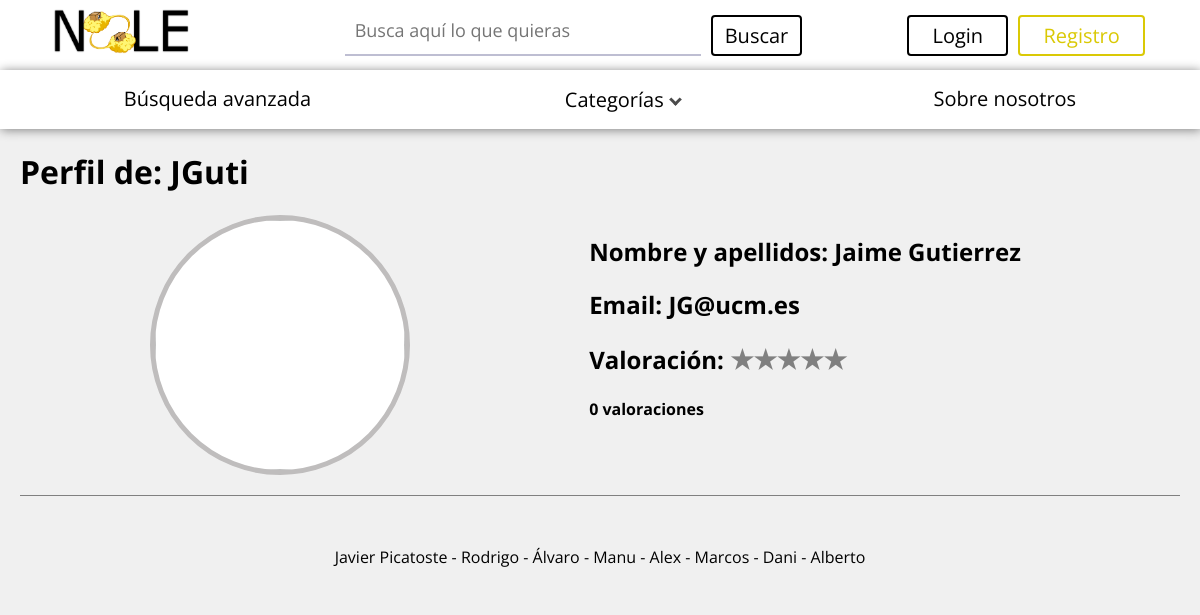
The app's page /perfilVisitante.php?nickname=JGuti with its own data.
### tables this page shows
CREATE TABLE `usuario` (
  `Nombre` varchar(20) NOT NULL,
  `Apellido` varchar(20) NOT NULL,
  `Nickname` varchar(20) NOT NULL,
  `Pass` varchar(260) NOT NULL,
  `Correo` varchar(50) NOT NULL,
  `Activo` tinyint(1) NOT NULL DEFAULT '1',
  `Foto` varchar(100) NOT NULL,
  `Valoracion` decimal(10,0) NOT NULL,
  `Numvaloraciones` int(10) NOT NULL
);

### include/UsuarioSA.php (called while the page is built, shortened)
<?php
require_once('UsuarioDAO.php');
require_once('UsuarioTransfer.php');
class UsuarioSA {
    protected $dao;
    public function mostrarUsuario(UsuarioTransfer $usuario) {
      if(!$this->dao){
           $this->dao = new UsuarioDAO();
      }
      $aux = $this->dao;
      return $aux->getUsuario($usuario);
    }
}
?>

### include/UsuarioTransfer.php (called while the page is built, shortened)
<?php
class usuarioTransfer {
    private $Nickname;
    private $nombre;
    private $apellido;
    private $correo;
    private $activo;
    private $numValoraciones;
     public function __construct( $Nickname, $nombre, $apellido, $pass, $correo, $valoracion, $numValoraciones, $activo) {
        $this->Nickname = $Nickname;
        $this->nombre = $nombre;
        $this->apellido = $apellido;
        $this->correo = $correo;
        $this->activo = $activo;
        $this->numValoraciones = $numValoraciones;
    }
    public function getNickname() {
        return $this->Nickname;
    }
    public function getNombre() {
        return $this->nombre;
    }
    public function getApellido() {
        return $this->apellido;
    }
    public function getCorreo() {
        return $this->correo;
    }
    public function getNumValoraciones() {
        return $this->numValoraciones;
    }
    public function getActivo() {
        return $this->activo;
    }
}
?>

### include/UsuarioDAO.php (called while the page is built, shortened)
<?php
require_once('UsuarioTransfer.php');
require_once('DAO.php');
class UsuarioDAO extends DAO{
    public function getUsuario(UsuarioTransfer $usuario) {
      if($ok = parent::conectar()){
        $nickname=$usuario->getNickname();
        $sql ="SELECT * FROM usuario WHERE Nickname LIKE '$nickname'";
        $consulta = mysqli_query($this->db, $sql);
        if($consulta){
             $info= $consulta->fetch_object();
           }
        else{
            parent::desconectar();
            return NULL;
          }
        if($info){
          return new UsuarioTransfer($info->Nickname,$info->Nombre,$info->Apellido,$info->Pass,$info->Correo,
          $info->Valoracion, $info->Numvaloraciones, $info->Activo);
        }
        else{
            parent::desconectar();
            return NULL;
          }
      }
      else
        return NULL;
    }
}
?>

### include/DAO.php (called while the page is built)
<?php
class DAO {
   protected $db;
    protected function conectar() {
       if ($this->db = new mysqli("localhost", "noleUser", "MAbqq3DquJh3bQvY", "nole")) {
        	return $this->db;
      }
        else
          return false;
    }
    protected function desconectar() {
       if($this->db) {
       	$ok = mysqli_close($this->db);
       	if($ok)
          return true;
       	else
          return false;
       }
       else
        return false;
    }
}
?>

### perfilVisitante.php (the view, shortened to what this page needs)
<!DOCTYPE html>
<html>
<head>
  <link rel="stylesheet" type="text/css" href="estilo.css">
  <link rel="stylesheet" type="text/css" href="card.css">
  <link rel="stylesheet" type="text/css" href="menu.css">
  <link rel="stylesheet" type="text/css" href="arrows.css">
  <link rel="stylesheet" type="text/css" href="adv-search.css">
  <link rel="stylesheet" type="text/css" href="prod-styles.css">
  <link rel="stylesheet" type="text/css" href="popup-style.css">
  <link rel="stylesheet" type="text/css" href="perfil-style.css">
</head>
<body>
  <?php require_once("include/comun/cabecera.php");
  require_once("include/comun/menu.php");
  ?>
  <div class="container">
<?php
	require_once("include/UsuarioSA.php");
	$nickname = $_GET["nickname"];
	$sa = new UsuarioSA();
  	$user = new usuarioTransfer($nickname,"","","","",0,0,"");
	$us = $sa->mostrarUsuario($user);
	$nombre="";
	if($us->getNickname() == $nombre){
		header("Refresh: 0 ;URL= perfil.php?opt=verPerfil");
	}
	else{
		echo '<h1>Perfil de: '. $us->getNickname() . '</h1>';
?>
		<div class="visitante">
		  	<div class="imagen">
		  		<?php if ($us->getActivo()== 1)	{ ?>
					<div class="conectado">
						<?php echo "<img src=\"img/" . $us->getNickname() . ".png\" />" ?>
					</div>
				<?php
				}
				else{ ?>
					<div class="desconectado">
						<?php echo "<img src=\"img/\"" . $us->getNickname() . "\".png\" />" ?>
					</div>
				<?php
				}
				?>
			</div>
		  	<div class="details">
			    <div class="author">
			      	<h2>Nombre y apellidos: <?php echo $us->getNombre() . " " . $us->getApellido() ?></h2>
			    </div>
			    <div class="mail">
			      	<h2>Email: <?php echo $us->getCorreo() ?></h2>
			    </div>
			    <div class="valoracion">
			      	<h2>Valoración:
			      		<form>
						  <span class="clasificacion">
					   		<label for="radio1">★</label><label for="radio2">★</label><label for="radio3">★</label><label for="radio4">★</label><label for="radio5">★</label>
						  </span>
						</form>
						</h2>
			      	<h4> <?php echo $us->getNumValoraciones() ?> valoraciones</h4>
			    </div>
		  </div>
		</div>
	</div>
	<div class="footer">
	    <p>Javier Picatoste - Rodrigo - Álvaro - Manu - Alex - Marcos - Dani - Alberto</p>
	</div>
	<?php
		}
	?>
</body>
</html>

### estilo.css (style rules this page uses)
body { font-family: 'Open Sans', sans-serif; margin: 0; background-color: #F0F0F0; transition: all .3s; }
.container > h1 { margin-left: 20px; }
.footer { margin-top: 20px; text-align: center; margin-left: 20px; margin-right:20px; }
.footer p { margin-top: 10px; border-top: 1px solid gray; padding-top: 50px; padding-bottom: 20px; }

### perfil-style.css (style rules this page uses)
.visitante { display: flex; }
.visitante .imagen { flex-grow: 1; margin-left: 150px; }
.visitante .imagen img { background-color: white; height: 250px; width: 250px; border-radius: 50%; }
.visitante .imagen .desconectado img { border: 5px solid #bfbdbd; }
.visitante .details { flex-grow: 1; }
.visitante label { color: grey; }
.visitante .clasificacion { direction: rtl; unicode-bidi: bidi-override; }
.visitante .valoracion form { display: inline; font-size: 26px; }

### records on screen
usuario: Nickname "JGuti", Nombre "Jaime", Apellido "Gutierrez", Correo "JG@ucm.es", Numvaloraciones "0"
